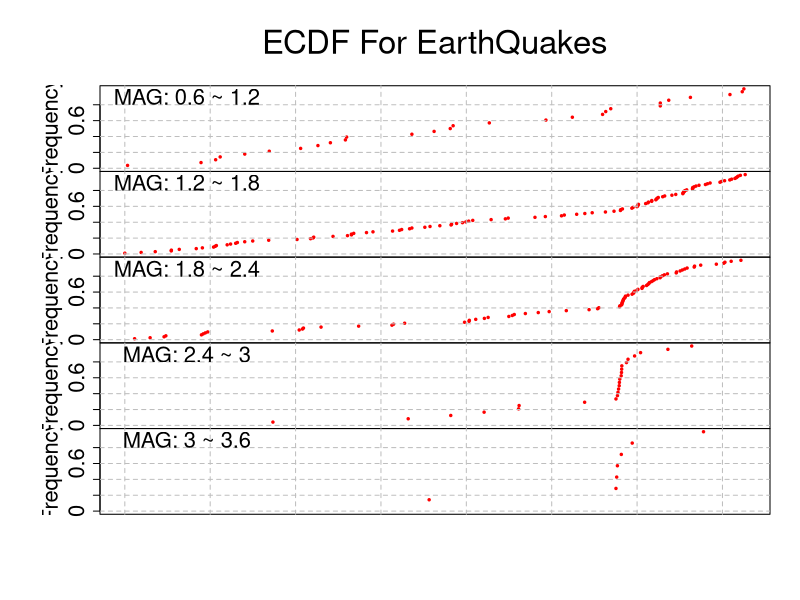

Recreate this plot in R. (Note: this script raises an error after producing the figure.)
args = commandArgs(trailingOnly = TRUE)
data_path = args[1]
print (data_path)
setwd(
  #  '/home/sunnymh/stat157/final_project'
  # Please enter the directory where this file and data is saved
  data_path
  )

# Revise the path if necessary
#setwd("~/STAT157/Final")

# Load data
t250 <- read.csv("./250.csv")
#tnew <- read.csv("./1932_2013_mag_3.5.csv")

# Define a function for plotting inspired by Sunny's code
plot_ecdf=function (cleandata) {
      # code for creating the time disired
        dates <-cleandata[["YYYY.MM.DD"]]
          times <-cleandata[["HH.mm.SS.ss"]]
            datatime <-as.POSIXct(strptime(paste(dates, times), "%Y/%m/%d %H:%M:%OS"))
              newtime <-as.numeric(difftime(datatime,datatime[which(min(as.numeric(datatime))==as.numeric(datatime))],
                                              units="days"))
                cleandata = data.frame(cleandata, 'newtime' = newtime)

                  # New Code added by Qi to generate adaptive ECDF plot
                    max_mag=ceiling(max(cleandata$MAG))
                      # no more than 6 rows
                        tgt_ysteps=6
                          # Calculate size of interval, 
                            ystep_size=ceiling((max_mag/(tgt_ysteps+1)*10))/10         # Align to 0.1
                              # Generate lower boundary and upper boundary of each interval
                                min=seq(0,max_mag-ystep_size-0.05, by=ystep_size)
                                  max=seq(ystep_size,max_mag-0.05, by=ystep_size)
                                    
                                      # No more than 8 columns
                                        tgt_xsteps=8
                                          # Calculate size of interval
                                            xstep_size=(floor(((max(newtime))/tgt_xsteps+49)/50))*50     # Align to 50 days
                                              # Calculate location of these ticks and title of these ticks
                                                xaxt_pos=seq(0,max(newtime)+xstep_size-1,by=xstep_size)
                                                  xaxt_date=strsplit(as.character(as.POSIXct(xaxt_pos*3600*24, unit="days", 
                                                                       origin=datatime[which(min(as.numeric(datatime))==as.numeric(datatime))])),
                                                                                            " ")
                                                    xaxt_title=sapply(xaxt_date, function(x) {x[1]})
                                                     
                                                       # group the newtimes base on MAG
                                                         groups = mapply(function(min, max){
                                                                 newtime[which(cleandata$MAG> min & cleandata$MAG < max)]
                                                                   },min, max)
                                                           
                                                             # Count how many groups will be plotted
                                                               groups_nr=0
                                                                 for ( i in 1:length(groups)) {
                                                                         if(length(groups[[i]])) {
                                                                                   groups_nr=groups_nr+1
                                                                                       }
                                                                                         }

                                                                                           ############## get the plots #################
                                                                                             # Divide the working zone, add 1 for title and 1 for horizontal axis
                                                                                               par(mfrow = c(groups_nr+2,1))
                                                                                                 # Generate the title
                                                                                                   par(mai = c(0, 1, 0, 0.3))
                                                                                                     par(col="white")
                                                                                                       plot(0,0,main="",col="white",xlab="",ylab="",xaxt="n",yaxt="n")
                                                                                                         par(col="black")
                                                                                                           text(0,0,"ECDF For EarthQuakes",col="black",cex=3)
                                                                                                             # Generate the major part
                                                                                                               for (i in 1:length(groups)){
                                                                                                                       if (length(groups[[i]] != 0)){
                                                                                                                                 test = groups[[i]]
                                                                                                                                       Fn <- ecdf(test)
                                                                                                                                             if (i ==1){
                                                                                                                                                         par(mai = c(0, 1, 0, 0.3))
                                                                                                                                                                 plot(test,Fn(test), col = 'red', xlim = c(0, max(newtime)), ylim=c(0,1),
                                                                                                                                                                              pch = 19, cex = 0.5, xaxt = 'n', yaxt="n", ylab = "Frequency", cex.lab=2)
                                                                                                                                                                         axis(2, at=seq(0, 0.8, by = 0.2), seq(0, 0.8, by = 0.2),cex.axis=2)
                                                                                                                                                                               }else if (i==length(groups)){
                                                                                                                                                                                           par(mai = c(0, 1, 0, 0.3))
                                                                                                                                                                                                   plot(test,Fn(test), col = 'red', xlim = c(0, max(newtime)), ylim=c(0,1),
                                                                                                                                                                                                                pch = 19, cex = 0.5, xaxt="n", yaxt="n", ylab = "Frequency", cex.lab=2)
                                                                                                                                                                                                           axis(2, at=seq(0, 0.8, by = 0.2), seq(0, 0.8, by = 0.2),cex.axis=2)
                                                                                                                                                                                                                 }else{
                                                                                                                                                                                                                             par(mai = c(0, 1, 0, 0.3))
                                                                                                                                                                                                                                     plot(test,Fn(test), col = 'red', xlim = c(0, max(newtime)), ylim=c(0,1),
                                                                                                                                                                                                                                                  pch = 19, cex = 0.5, xaxt = 'n', yaxt="n", ylab = "Frequency", cex.lab=2)
                                                                                                                                                                                                                                             axis(2, at=seq(0, 0.8, by = 0.2), seq(0, 0.8, by = 0.2),cex.axis=2)
                                                                                                                                                                                                                                                   }
                                                                                                                                                                                                                                                       
                                                                                                                                                                                                                                                             for (j in xaxt_pos ){
                                                                                                                                                                                                                                                                         abline(v = j, lty =2, col = 'grey')
                                                                                                                                                                                                                                                                               }
                                                                                                                                                                                                                                                                                     for (j in seq(0,0.8,by=0.2)) {
                                                                                                                                                                                                                                                                                                 abline(h = j, lty =2, col = 'grey')
                                                                                                                                                                                                                                                                                                       }
                                                                                                                                                                                                                                                                                                             text(max(newtime)/10, 0.9, label = paste('MAG:', min[i], '~', max[i]),cex=2)
                                                                                                                                                                                                                                                                                                                 }
                                                                                                                                                                                                                                                                                                                   }
                                                                                                                                                                                                                                                                                                                     
                                                                                                                                                                                                                                                                                                                       ########### Add labels to x-axis ###########
                                                                                                                                                                                                                                                                                                                         par(mai = c(1.5, 1, 0, 0.3))
                                                                                                                                                                                                                                                                                                                           # Enforce new plot and fine tune zoom factor of the new plot with an invisible plot
                                                                                                                                                                                                                                                                                                                             par(col="white")
                                                                                                                                                                                                                                                                                                                               plot(x=c(0,1),y=c(0,0),xlim=c(0,max(newtime)),ylim=c(0,0), xaxt="n",yaxt="n",ylab="",xlab="")
                                                                                                                                                                                                                                                                                                                                 par(col="black")
                                                                                                                                                                                                                                                                                                                                   # Plot vertical line for alignment
                                                                                                                                                                                                                                                                                                                                     for (j in xaxt_pos ){
                                                                                                                                                                                                                                                                                                                                             abline(v = j, lty =2, col = 'grey')
                                                                                                                                                                                                                                                                                                                                               }
                                                                                                                                                                                                                                                                                                                                                 # Plot Horizontal Axis with Date Mark
                                                                                                                                                                                                                                                                                                                                                   axis(1, at=xaxt_pos, xaxt_title, las=2, cex.axis=2)
}

# Call the function to generate plot based on data loaded
png("./ecdfplot_250.png", 600, 1200)
plot_ecdf(t250)
dev.off()
png("ecdfplot_new.png",600,1200)
#plot_ecdf(tnew)
dev.off()
